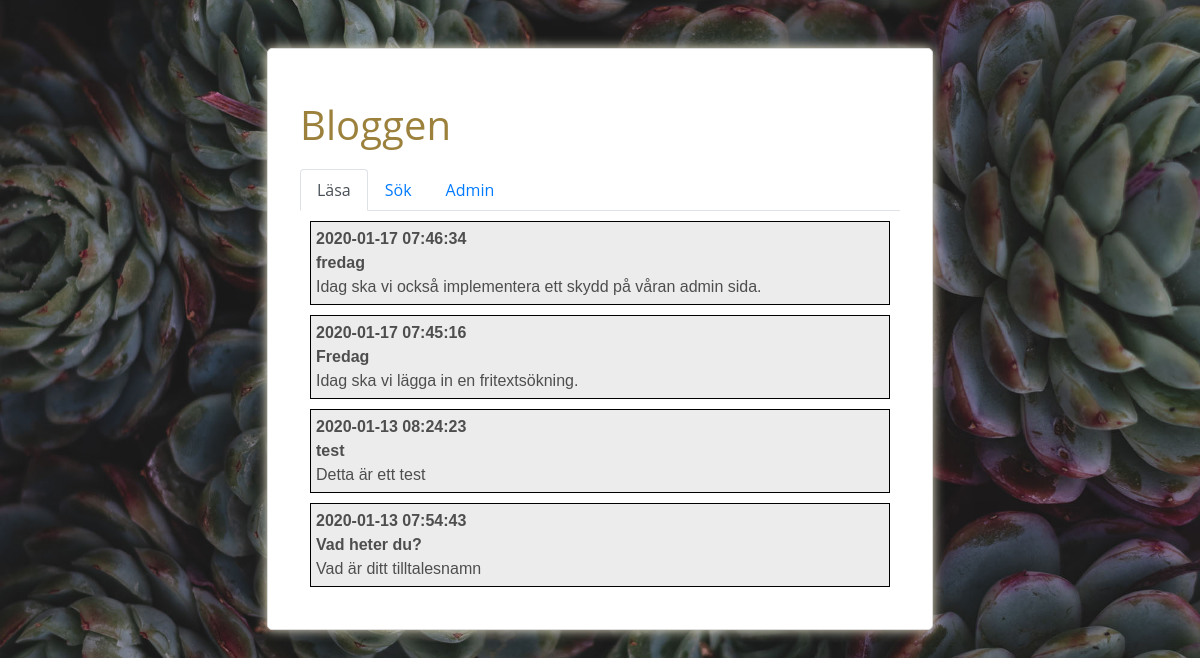
The app's page /labb-9/lasa.php with its own data.
### tables this page shows
CREATE TABLE `blogg` (
  `ID` int(4) NOT NULL,
  `Datum` timestamp NOT NULL DEFAULT CURRENT_TIMESTAMP,
  `Rubrik` varchar(50) NOT NULL,
  `Inlagg` text NOT NULL
);

### labb-9/lasa.php (the view, shortened to what this page needs)
<!DOCTYPE html>
<html lang="sv">
<head>
    <link rel="stylesheet" href="https://stackpath.bootstrapcdn.com/bootstrap/4.3.1/css/bootstrap.min.css">
    <link rel="stylesheet" href="style.css">
</head>
<body>
    <div class="kontainer">
        <h1>Bloggen</h1>
        <ul class="nav nav-tabs">
            <li class="nav-item">
                <a class="nav-link  active" href="./lasa.php">Läsa</a>
            </li>
            <li class="nav-item">
                <a class="nav-link" href="./sok.php">Sök</a>
            </li>
            <li class="nav-item">
                <a class="nav-link" href="./admin/admin.php">Admin</a>
            </li>
        </ul>
        <?php
            $conn = new mysqli($host, $användare, $lösenord, $databas);
            $sql = "SELECT * FROM blogg ORDER BY `ID` DESC";
            $resultat = $conn->query($sql);
            while ($rad = $resultat->fetch_assoc()) {
                echo"<div class=\"inlagg\"><b>$rad[Datum]<br> $rad[Rubrik]</b><br> $rad[Inlagg]</div>";
            }
        ?>
    </div>
</body>
</html>

### labb-9/style.css (style rules this page uses)
*, *:before, *:after { box-sizing: inherit; }
body, h1, h2, h3, h4, h5, h6, p, ul { margin: 0; padding: 0; }
body { background-image: url(./bilder/damiano-baschiera-8utUgdTsL8A-unsplash.jpg); background-position: center; background-size: cover; background-repeat: no-repeat; }
.kontainer { width: 600px; padding: 2em; margin: 3em auto; background: #fff; border-radius: 5px; font-family: 'Open Sans', sans-serif; border: 1px solid #ddd; box-shadow: 0 0 12px #f0e9d1; color: #4e4e4e; }
h1, h2, h3 { color: #9c813d; }
h1, h2, h3, p { margin: 0.5em 0; }
.inlagg { border: solid 1px #000; font-family: 'Gill Sans', 'Gill Sans MT', Calibri, 'Trebuchet MS', sans-serif; background-color: rgb(236, 236, 236); margin: 10px; padding: 5px; }

### records on screen
blogg: Datum "2020-01-17 07:46:34", Rubrik "fredag", Inlagg "Idag ska vi också implementera ett skydd på våran admin sida."
blogg: Datum "2020-01-17 07:45:16", Rubrik "Fredag", Inlagg "Idag ska vi lägga in en fritextsökning."
blogg: Datum "2020-01-13 08:24:23", Rubrik "test", Inlagg "Detta är ett test"
blogg: Datum "2020-01-13 07:54:43", Rubrik "Vad heter du?", Inlagg "Vad är ditt tilltalesnamn"
